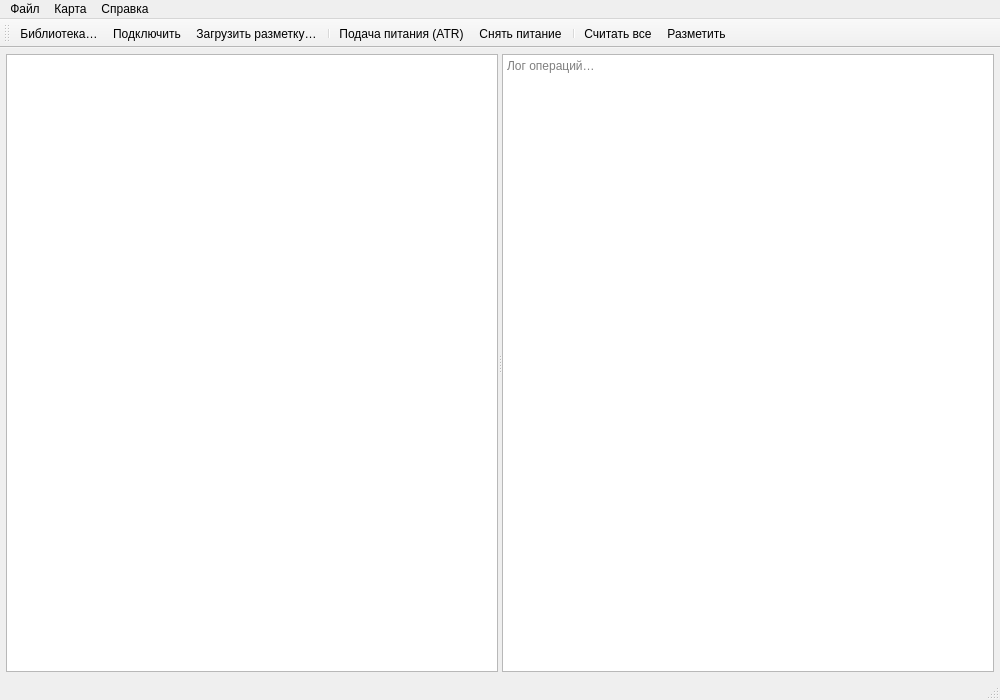
<?xml version="1.0" encoding="UTF-8"?>
<ui version="4.0">
 <class>MainWindow</class>
 <widget class="QMainWindow" name="MainWindow">
  <property name="geometry">
   <rect>
    <x>0</x><y>0</y><width>1000</width><height>700</height>
   </rect>
  </property>
  <property name="windowTitle">
   <string>РИК-2 — Работа со смарт-картами</string>
  </property>

  <widget class="QWidget" name="centralwidget">
   <layout class="QVBoxLayout" name="verticalLayout">
    <property name="leftMargin"><number>6</number></property>
    <property name="topMargin"><number>6</number></property>
    <property name="rightMargin"><number>6</number></property>
    <property name="bottomMargin"><number>6</number></property>

    <item>
     <widget class="QSplitter" name="splitterMain">
      <property name="orientation"><enum>Qt::Horizontal</enum></property>

      <widget class="QTreeView" name="treeView">
       <property name="minimumSize">
        <size><width>300</width><height>0</height></size>
       </property>
       <!-- Для QTreeView свойства headerHidden нет — убираем -->
      </widget>

      <widget class="QTextEdit" name="logEdit">
       <property name="readOnly"><bool>true</bool></property>
       <property name="placeholderText"><string>Лог операций…</string></property>
      </widget>
     </widget>
    </item>
   </layout>
  </widget>

  <widget class="QMenuBar" name="menubar">
   <property name="geometry">
    <rect><x>0</x><y>0</y><width>1000</width><height>22</height></rect>
   </property>
   <widget class="QMenu" name="menuFile">
    <property name="title"><string>Файл</string></property>
    <addaction name="actionOpenLibrary"/>
    <addaction name="actionConnect"/>
    <addaction name="actionLoadLayout"/>
    <addaction name="separator"/>
    <addaction name="actionQuit"/>
   </widget>
   <widget class="QMenu" name="menuCard">
    <property name="title"><string>Карта</string></property>
    <addaction name="actionPowerOn"/>
    <addaction name="actionPowerOff"/>
    <addaction name="separator"/>
    <addaction name="actionReadAll"/>
    <addaction name="actionMarkup"/>
   </widget>
   <widget class="QMenu" name="menuHelp">
    <property name="title"><string>Справка</string></property>
    <addaction name="actionAbout"/>
   </widget>
   <addaction name="menuFile"/>
   <addaction name="menuCard"/>
   <addaction name="menuHelp"/>
  </widget>

  <widget class="QToolBar" name="mainToolBar">
   <property name="windowTitle"><string>Главная панель</string></property>
   <property name="toolButtonStyle"><enum>Qt::ToolButtonTextBesideIcon</enum></property>
   <addaction name="actionOpenLibrary"/>
   <addaction name="actionConnect"/>
   <addaction name="actionLoadLayout"/>
   <addaction name="separator"/>
   <addaction name="actionPowerOn"/>
   <addaction name="actionPowerOff"/>
   <addaction name="separator"/>
   <addaction name="actionReadAll"/>
   <addaction name="actionMarkup"/>
  </widget>
<widget class="QStatusBar" name="statusbar"/>

  <!-- ДЕЙСТВИЯ -->
  <action name="actionOpenLibrary">
   <property name="text"><string>Библиотека…</string></property>
   <property name="toolTip"><string>Выбрать динамическую библиотеку ридера</string></property>
  </action>
  <action name="actionConnect">
   <property name="text"><string>Подключить</string></property>
   <property name="toolTip"><string>Подключиться к ридеру (VID/PID)</string></property>
   <property name="shortcut"><string>Ctrl+K</string></property>
  </action>
  <action name="actionLoadLayout">
   <property name="text"><string>Загрузить разметку…</string></property>
   <property name="toolTip"><string>Загрузить описание состава файлов «РИК-2» (JSON)</string></property>
   <property name="shortcut"><string>Ctrl+O</string></property>
  </action>
  <action name="actionReadAll">
   <property name="text"><string>Считать все</string></property>
   <property name="toolTip"><string>Считать все файлы по загруженной разметке и сохранить на диск</string></property>
   <property name="shortcut"><string>Ctrl+R</string></property>
  </action>
  <action name="actionMarkup">
   <property name="text"><string>Разметить</string></property>
   <property name="toolTip"><string>Разметить новую смарт-карту по загруженной разметке</string></property>
  </action>
  <action name="actionPowerOn">
   <property name="text"><string>Подача питания (ATR)</string></property>
   <property name="toolTip"><string>Подать питание/сбросить карту и показать ATR</string></property>
   <property name="shortcut"><string>F5</string></property>
  </action>
  <action name="actionPowerOff">
   <property name="text"><string>Снять питание</string></property>
   <property name="toolTip"><string>Отключить питание карты</string></property>
  </action>
  <action name="actionQuit">
   <property name="text"><string>Выход</string></property>
   <property name="shortcut"><string>Ctrl+Q</string></property>
  </action>
  <action name="actionAbout">
   <property name="text"><string>О программе…</string></property>
  </action>

 </widget>
 <resources/>
 <connections/>
</ui>
